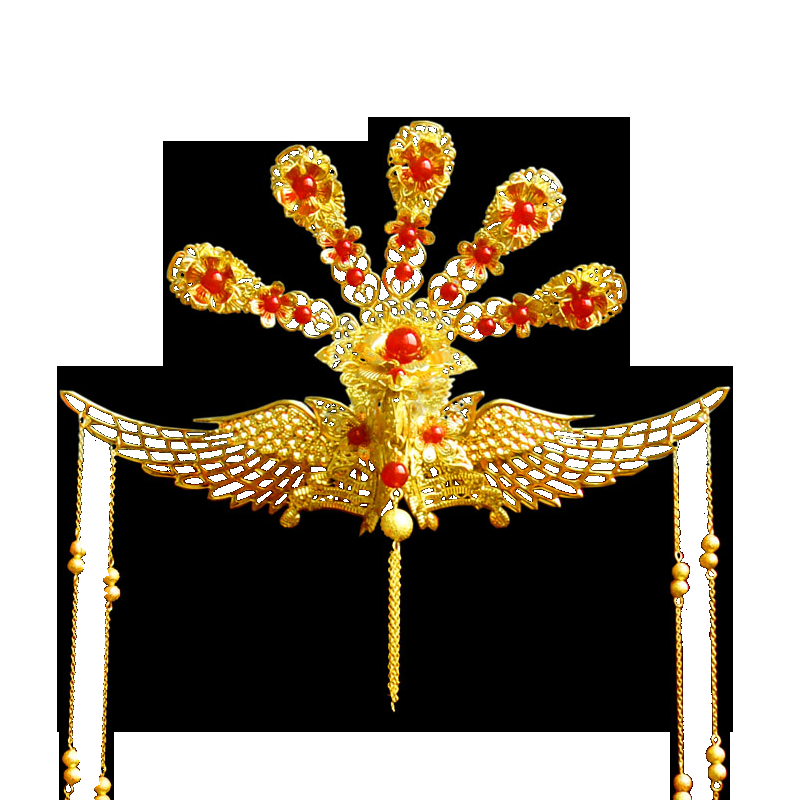
//> input picture OpenCV/marry.png, 800 x 800 px; the run also reads 1 picture not shown here
$ ./face_detect   (built with g++ and OpenCV 4)
//> lines starting //> are read from the running program, lines starting //| are printed output that depends on the picture
### OpenCV/drawLandmarks.hpp
#ifndef _renderFace_H_
#define _renderFace_H_

using namespace cv;
using namespace std;

#define COLOR Scalar(255, 200,0)

// drawPolyLine draws a poly line by joining
// successive points between the start and end indices.
// [19 lines left out: function drawPolyline, not called in this run]


#endif // _renderFace_H_

### OpenCV/face_detect.cpp
# include <opencv2/opencv.hpp>
#include "facialLandmarkDetection.cpp"
#include "face_swap.cpp"
#include <iostream>
using namespace std;
using namespace cv;

#define CVUI_IMPLEMENTATION
#include "cvui.h"

#define D_USE_IPCAM 1

/** Function Headers */
void detectAndDisplay(Mat &frame);

/** Global variables */

String face_cascade_name = "/Users/dengyan/Desktop/build/etc/haarcascades/haarcascade_frontalface_alt2.xml";

String eyes_cascade_name = "/Users/dengyan/Desktop/build/etc/haarcascades/haarcascade_eye.xml";

CascadeClassifier face_cascade;   //定义人脸分类器
CascadeClassifier eyes_cascade;   //定义人眼分类器  cd
String window_name = "Capture - Face detection";

vector< vector<Point2f> > gv_landmarks;
bool success = false;

// [36 lines left out: functions mapToMat, distance, not called in this run]

Mat hatAlpha;
Mat hatAlpha1;
int hat;
int openface;
int mask;
Mat mask1, mask2, mask3, mask4;
int isStop;
Mat lastframe;

int main() {
    hatAlpha = imread("../marry.png", -1);//穿戴图片
//> hatAlpha is the input picture: 800 rows x 800 cols, CV_8UC4; mean B, G, R, A 130.2, 145.1, 154.3, 38.7
    hatAlpha1 = imread("../doctor.png", -1);//穿戴图片
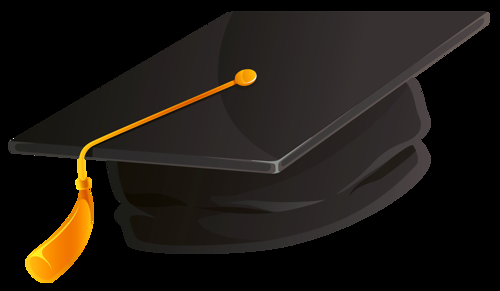
//> input picture OpenCV/doctor.png, 500 x 291 px
//> hatAlpha1 is the input picture: 291 rows x 500 cols, CV_8UC4; mean B, G, R, A 18.9, 24.4, 29.4, 131.3
    Mat doctor_button = imread("../doctor_button.png");
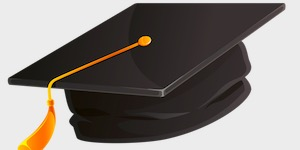
//> input picture OpenCV/doctor_button.png, 300 x 150 px
//> doctor_button is the input picture: 150 rows x 300 cols, CV_8UC3; mean B, G, R 124.1, 128.5, 134.4
    resize(doctor_button, doctor_button, Size(100, 50));
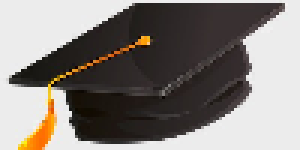
//> doctor_button: 50 rows x 100 cols, CV_8UC3 (shown 3 times larger); mean B, G, R 123.9, 128.3, 134.2
    Mat marry_button = imread("../marry_button.png");
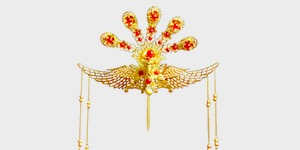
//> input picture OpenCV/marry_button.png, 300 x 150 px
//> marry_button is the input picture: 150 rows x 300 cols, CV_8UC3; mean B, G, R 218.5, 227.5, 233.4
    resize(marry_button, marry_button, Size(100, 50));
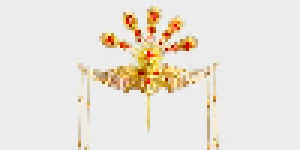
//> marry_button: 50 rows x 100 cols, CV_8UC3 (shown 3 times larger); mean B, G, R 218.7, 227.7, 233.5
    Mat mask_button = imread("../mask_button.png");
    resize(mask_button, mask_button, Size(100, 50));
//> mask_button: 50 rows x 100 cols, CV_8UC3; every value is 236
    Mat mask_button1 = imread("../mask_button1.png");
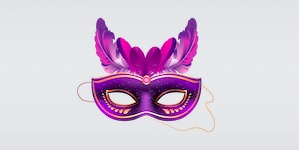
//> input picture OpenCV/mask_button1.png, 299 x 150 px
//> mask_button1 is the input picture: 150 rows x 299 cols, CV_8UC3; mean B, G, R 218.6, 199.8, 216.2
    resize(mask_button1, mask_button1, Size(100, 50));
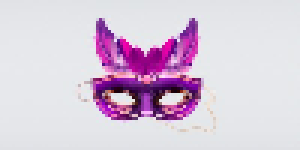
//> mask_button1: 50 rows x 100 cols, CV_8UC3 (shown 3 times larger); mean B, G, R 218.9, 200.2, 216.5
    Mat mask_button2 = imread("../mask_button2.png");
//> mask_button2.png cannot be read in this run, so this picture is empty
//> (the run ends here: the program stops with an error, at `resize(mask_button2, mask_button2, Size(100, 50));`)
